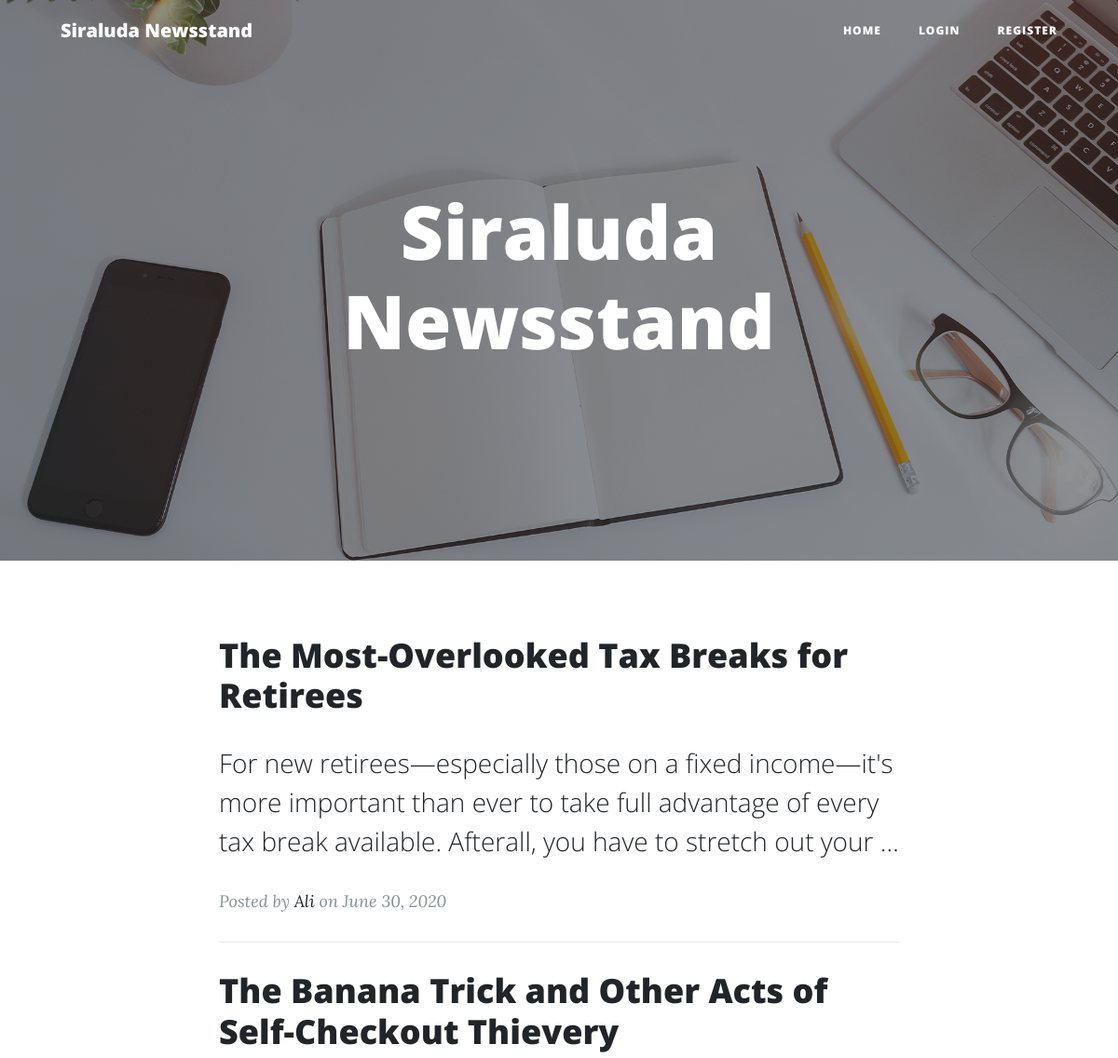
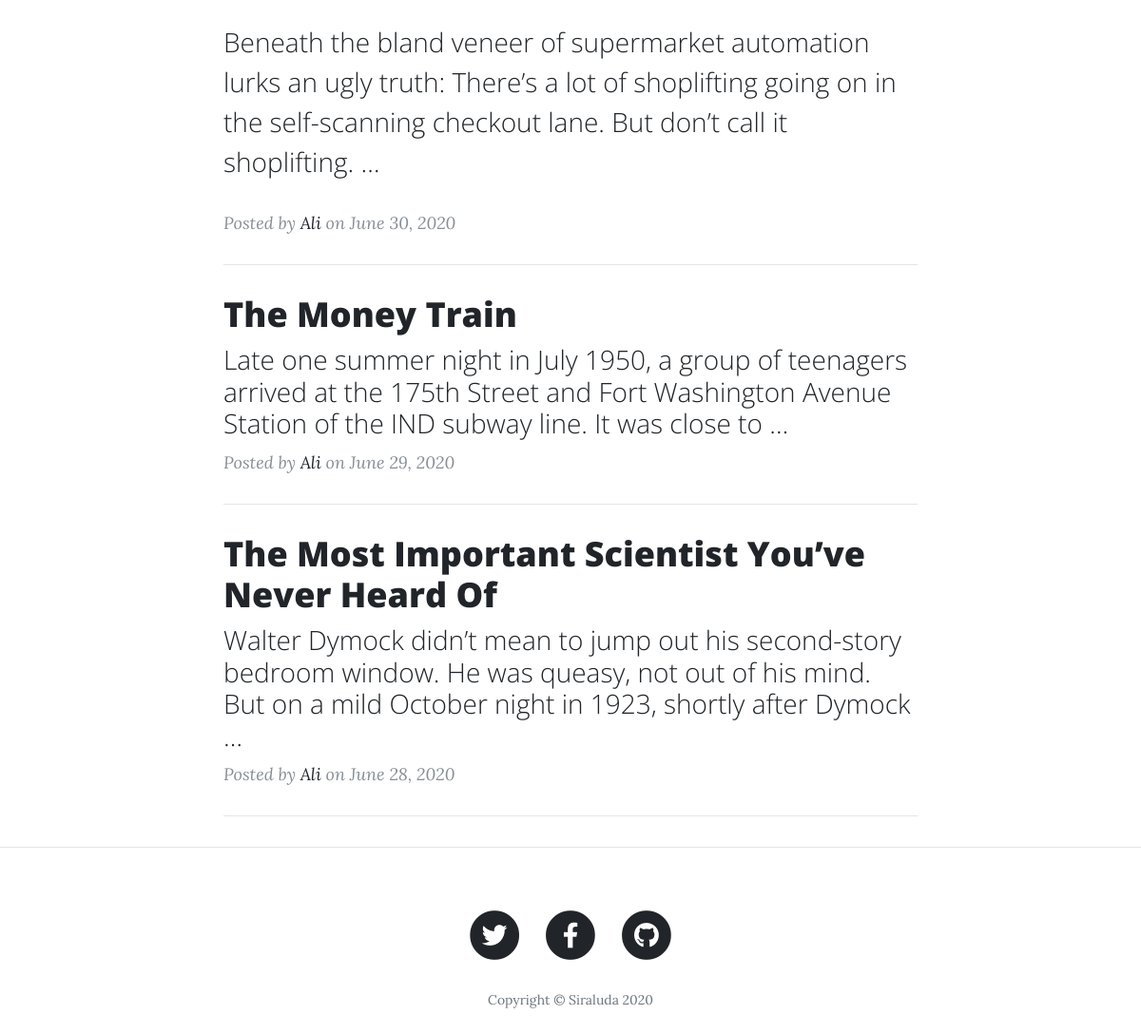
The app's page /post/author/alibaba/ with its own data (2 pictures, top to bottom).
### myblog/models.py (models this page shows, shortened)
class Post(models.Model):
    title = models.CharField(max_length=200)
    body = SummernoteTextField()
    image = models.ImageField(default='default.jpg', upload_to='blog_pics')
    date_published = models.DateTimeField(auto_now_add=True)
    author = models.ForeignKey(User, on_delete=models.CASCADE)

### myblog/views.py (the view)
# urls.py: path('post/author/<str:username>/', views.AuthorPostsView.as_view(), name='author-posts-view'),
class AuthorPostsView(ListView):
    context_object_name = 'post_list'
    paginate_by = 5
    def get_queryset(self):
        user = get_object_or_404(User, username=self.kwargs.get('username'))
        return Post.objects.filter(date_published__lte=timezone.now(), author=user).order_by('-date_published')[:10]

### myblog/templates/myblog/post_list.html (shortened to what this page needs)
{% extends 'myblog/base.html' %}
{% block content %}
  <header class="masthead" style="background-image: url('../../static/myblog/img/home-bg.jpg')">
    <div class="overlay"></div>
    <div class="container">
      <div class="row">
        <div class="col-lg-8 col-md-10 mx-auto">
          <div class="site-heading">
            <h1>Siraluda Newsstand</h1>
          </div>
        </div>
      </div>
    </div>
  </header>
  <div class="container">
    <div class="row">
      <div class="col-lg-8 col-md-10 mx-auto">
        {% if post_list %}
        {% for post_item in post_list %}
        <div class="post-preview">
          <a href="{% url 'blog:post-view' post_item.id %}">
            <h2 class="post-title">
              {{ post_item.title|safe }}
            </h2>
            <h3 class="post-subtitle">
              {{ post_item.body|truncatewords:30|safe }}
            </h3>
          </a>
          <p class="post-meta">Posted by
            <a href="#">{{ post_item.author.first_name }}</a>
            on {{ post_item.date_published|date:'F d, Y'}}</p>
        </div>
        <hr>
        {% endfor %}
        {% endif %}
      </div>
    </div>
  </div>
  {% endblock content %}

### records on screen
Post: title "The Most-Overlooked Tax Breaks for Retirees", body "For new retirees—especially those on a fixed income—it's more important than ever to take full advantage of every tax break available. Afterall, you have to stretch out your …", author.first_name "Ali", date_published "June 30, 2020"
Post: title "The Banana Trick and Other Acts of Self-Checkout Thievery", body "B eneath the bland veneer of supermarket automation lurks an ugly truth: There’s a lot of shoplifting going on in the self-scanning checkout lane. But don’t call it shoplifting. …", author.first_name "Ali", date_published "June 30, 2020"
Post: title "The Money Train", body "Late one summer night in July 1950, a group of teenagers arrived at the 175th Street and Fort Washington Avenue Station of the IND subway line. It was close to …", author.first_name "Ali", date_published "June 29, 2020"
Post: title "The Most Important Scientist You’ve Never Heard Of", body "Walter Dymock didn’t mean to jump out his second-story bedroom window. He was queasy, not out of his mind. But on a mild October night in 1923, shortly after Dymock …", author.first_name "Ali", date_published "June 28, 2020"
